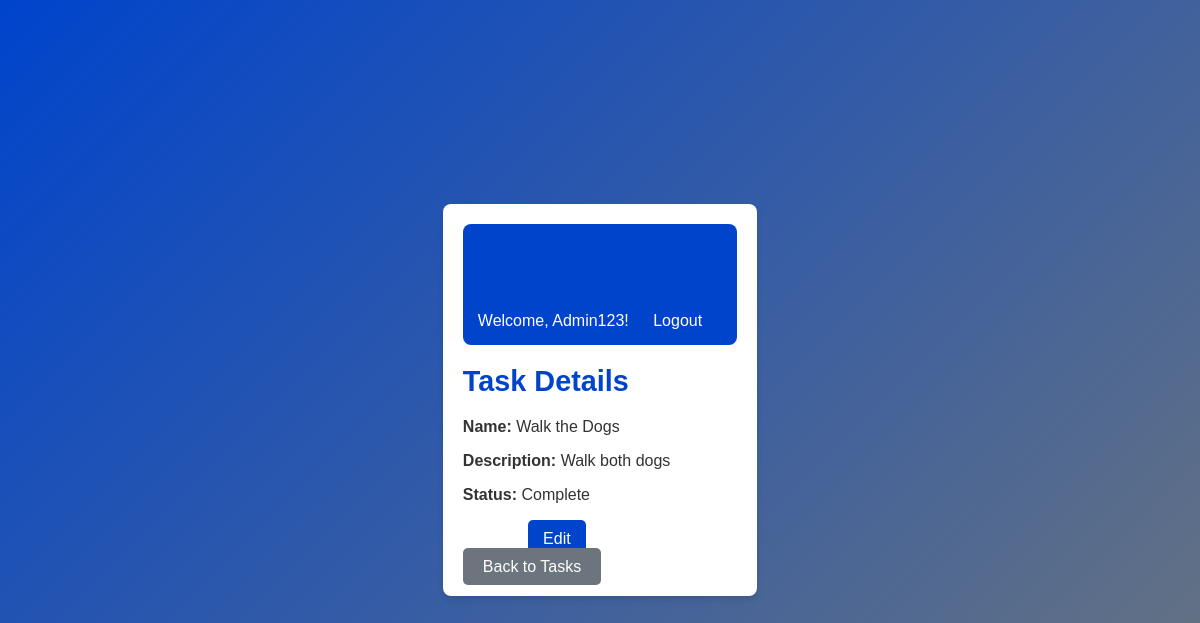
Screenshot of /tasks/6/ (signed in) with the database file from the repository.
### tasks/models.py (models this page shows, shortened)
class CustomUser(AbstractUser):
    class Meta:
        verbose_name = "User"
        verbose_name_plural = "Users"

class Task(models.Model):
    STATUS_CHOICES = [
        ("Incomplete", "Incomplete"),
        ("In Progress", "In Progress"),
        ("Complete", "Complete"),
    ]
    name = models.CharField(max_length=255)
    description = models.TextField(blank=True, null=True)
    status = models.CharField(max_length=50, choices=STATUS_CHOICES, default="Incomplete")
    assigned_to = models.ForeignKey(
        settings.AUTH_USER_MODEL, on_delete=models.CASCADE, related_name="tasks"
    )
    created_at = models.DateTimeField(auto_now_add=True, db_index=True)
    project = models.ForeignKey(
        "tasks.Project",
        on_delete=models.CASCADE,
        related_name="tasks",
        blank=True,
        null=True,
    )
    class Meta:
        verbose_name = "Task"
        verbose_name_plural = "Tasks"
        ordering = ['-created_at']

### tasks/views.py (the view)
# urls.py: path('<int:task_id>/', views.task_detail, name='task_detail'),
@login_required
def task_detail(request, task_id):
    task = get_object_or_404(Task, id=task_id)
    return render(request, 'task_detail.html', {'task': task})

### tasks/templates/task_detail.html (shortened to what this page needs)
{% extends 'base.html' %}
{% block content %}
<div class="task-details-container">
    <h1>Task Details</h1>
    <p><strong>Name:</strong> {{ task.name }}</p>
    <p><strong>Description:</strong> {{ task.description }}</p>
    <p><strong>Status:</strong>
        <span class="{% if task.status == 'Complete' %}status-complete{% elif task.status == 'In Progress' %}status-in-progress{% else %}status-incomplete{% endif %}">
            {{ task.status }}
        </span>
    </p>
    <div class="task-actions">
        <a href="{% url 'tasks:update_task' task.id %}" class="btn btn-primary">Edit</a>
        <a href="{% url 'tasks:delete_task' task.id %}" class="btn btn-danger">Delete</a>
    </div>
    <a href="{% url 'tasks:task_list' %}" class="btn btn-secondary">Back to Tasks</a>
</div>
{% endblock %}

### tasks/templates/base.html (shortened to what this page needs)
{% load static %}
<!DOCTYPE html>
<html lang="en">
<head>
    <link rel="stylesheet" href="{% static 'css/style.css' %}">
</head>
<body>
    <div class="container">
        <header>
            <h1>TaskFlow</h1>
            <div class="user-info">
                {% if user.is_authenticated %}
                    <span>Welcome, {{ user.username }}!</span>
                    <a href="{% url 'logout' %}" class="btn btn-logout">Logout</a>
                {% else %}
                    <a href="{% url 'login' %}" class="btn btn-login">Login</a>
                {% endif %}
            </div>
        </header>
        <main>
            {% block content %}
            {% endblock %}
        </main>
    </div>
</body>
</html>

### tasks/static/css/style.css (style rules this page uses)
body { font-family: Arial, sans-serif; background: linear-gradient(135deg, #0044cc, #6c757d); color: #333; margin: 0; padding: 0; display: flex; justify-content: center; align-items: center; min-height: 100vh; }
.container { max-width: 900px; background: rgba(255, 255, 255, 0.9); padding: 20px; border-radius: 8px; box-shadow: 0 4px 6px rgba(0, 0, 0, 0.1); }
h1 { font-size: 1.8rem; color: #0044cc; margin-bottom: 20px; }
.btn-secondary { background-color: #6c757d; color: white; padding: 10px 15px; border-radius: 5px; text-decoration: none; font-size: 1rem; }
.task-actions { margin-top: 10px; display: flex; gap: 10px; justify-content: center; }
.task-actions .btn { padding: 10px 15px; font-size: 1rem; text-decoration: none; color: white; border-radius: 5px; border: none; cursor: pointer; transition: opacity 0.3s ease; }
:root { --primary-color: #0044cc; --secondary-color: #6c757d; --text-color: #333; --background-color: #f0f4f8; --card-bg-color: white; --btn-hover-color: #002a80; --btn-secondary-hover-color: #5a6268; }
body { font-family: Arial, sans-serif; background-color: var(--background-color); color: var(--text-color); margin: 0; padding: 0; }
.container { max-width: 900px; margin: 0 auto; padding: 20px; background: var(--card-bg-color); border-radius: 8px; box-shadow: 0 4px 6px rgba(0, 0, 0, 0.1); }
header { background-color: var(--primary-color); color: white; padding: 15px; text-align: center; border-radius: 8px; margin-bottom: 20px; }
.btn { padding: 10px 20px; border-radius: 5px; border: none; color: white; text-decoration: none; cursor: pointer; transition: background-color 0.3s ease; }
.btn-primary { background-color: var(--primary-color); }
.btn-secondary { background-color: var(--secondary-color); }

### rows the page displays
CustomUser: username "Admin123"
Task: name "Walk the Dogs", description "Walk both dogs", status "Complete"
